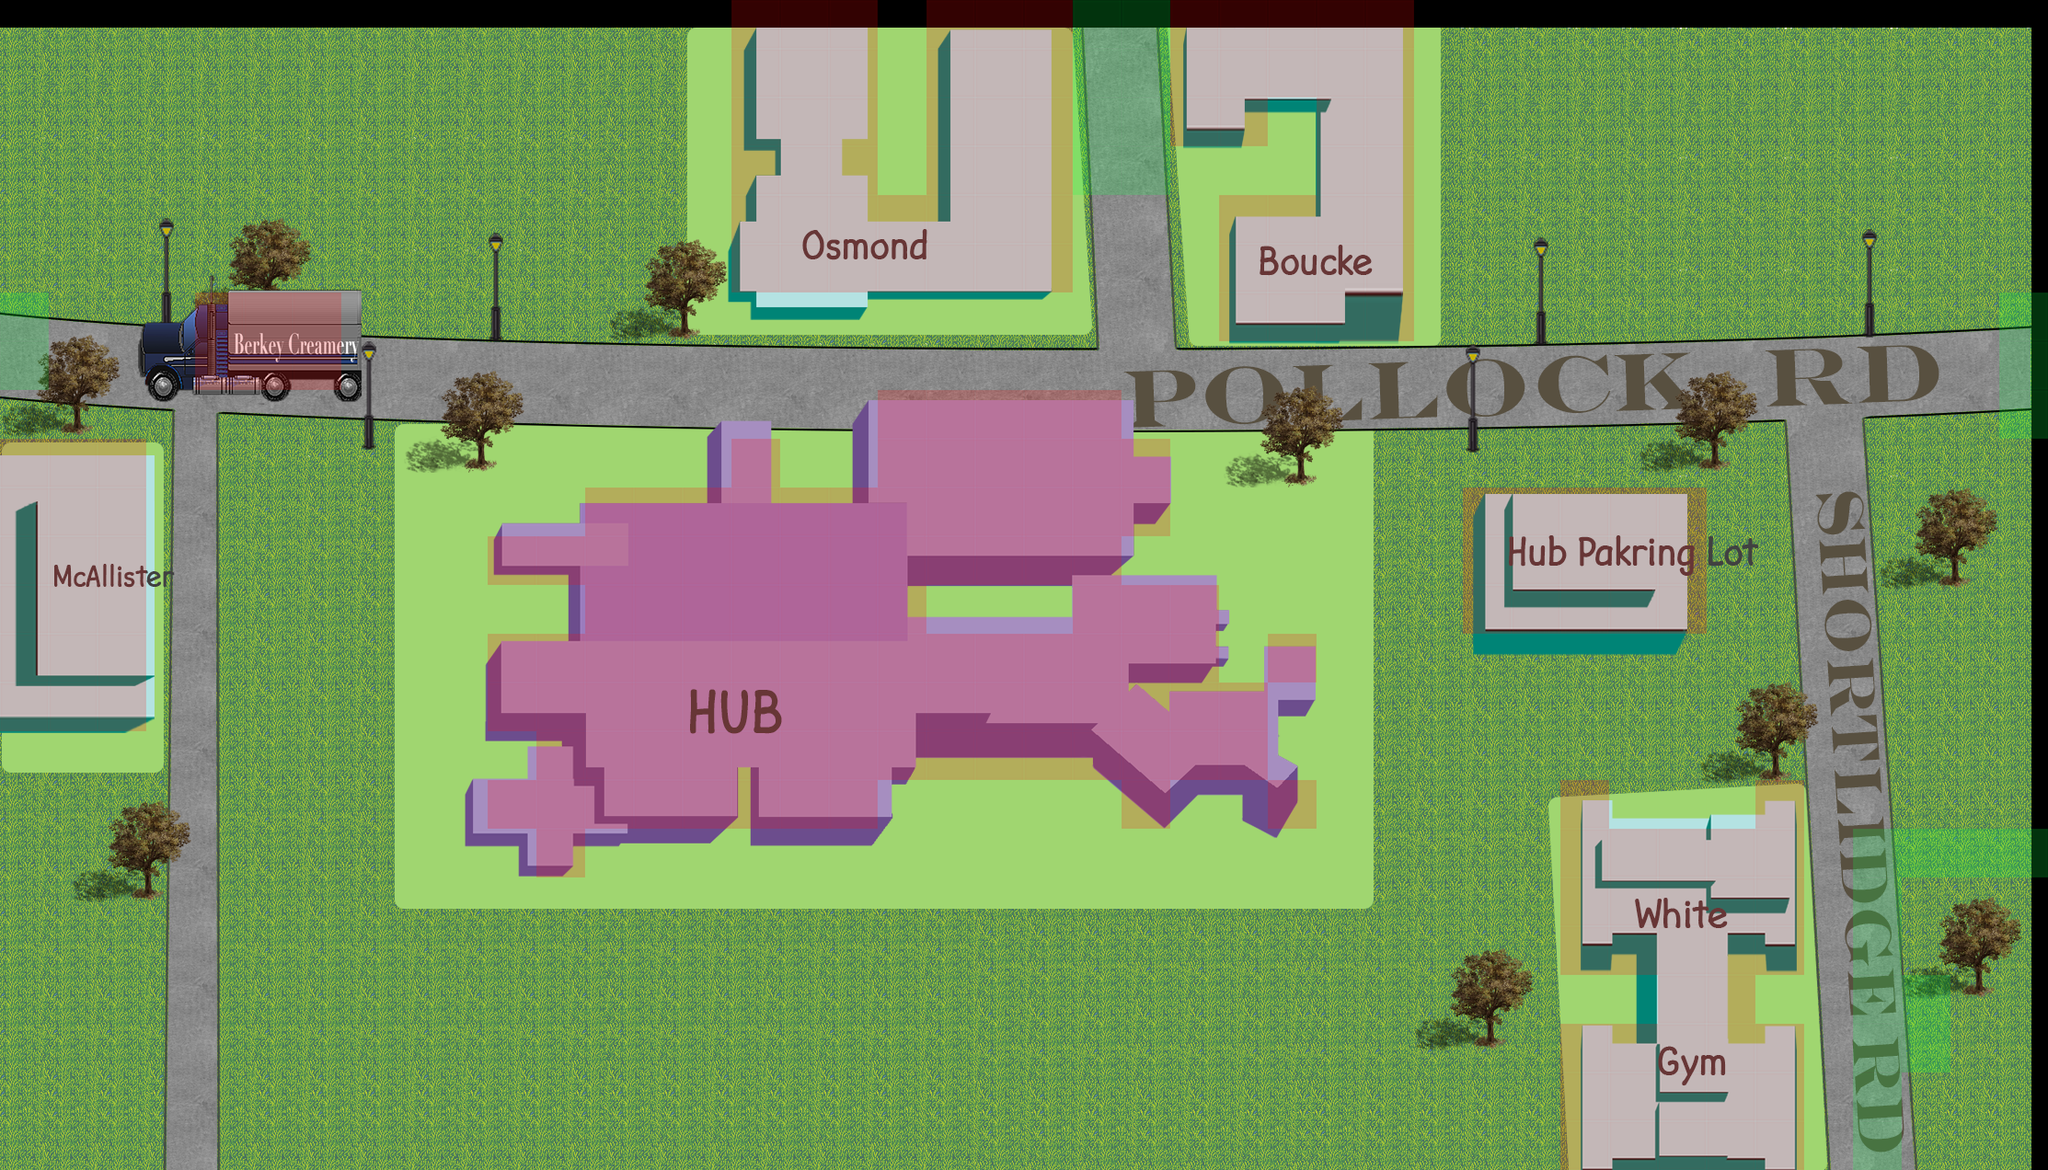

This game map was drawn from its Tiled (.tmx) file and the tilesets committed beside it. A one-line description and the trimmed map source follow:
An orthogonal 42x24 tile map with 53x53 px tiles, 2 tile layers (Tile Layer 1, building), 2 tilesets.

<map version="1.0" orientation="orthogonal" renderorder="right-down" width="42" height="24" tilewidth="53" tileheight="53" nextobjectid="1">
 <tileset firstgid="1" name="Hub" tilewidth="53" tileheight="53">
  <image source="Hub.png" width="2226" height="1272" />
 </tileset>
 <tileset firstgid="1009" name="meta_tiles" tilewidth="53" tileheight="53">
  <image source="meta_tiles.png" width="106" height="53" />
  <tile id="0">
   <properties>
    <property name="collision" value="false" />
   </properties>
  </tile>
  <tile id="1">
   <properties>
    <property name="collision" value="true" />
   </properties>
  </tile>
 </tileset>
 <layer name="Tile Layer 1" width="42" height="24">
  <data>[1008 cells, 1008 non-empty, 1008 distinct tile ids]</data>
 </layer>
 <layer name="building" width="42" height="24">
  <data>[1008 cells, 269 non-empty, 2 distinct tile ids]</data>
 </layer>
</map>
